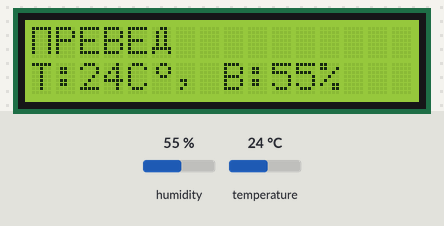
Bench run of a sketch on a simulated Arduino Uno, built with avr-gcc and run on an emulated ATmega328P. On the bench: 16×2 character LCD. The inputs (shaded band) are chosen by the test bench; at power-on: humidity 55 %, temperature 24 °C.

Above: at 1.2 s.
1.3 s: humidity set to 22 %
At 3.4 s:
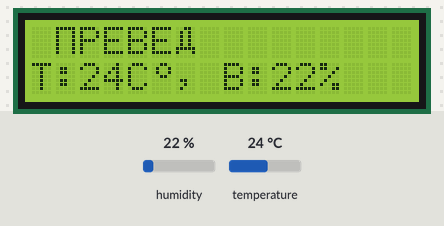
5.7 s: temperature set to 12 °C
At 7.3 s:
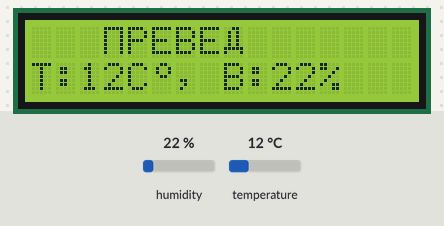
9.8 s: humidity set to 40 %
At 11.3 s:
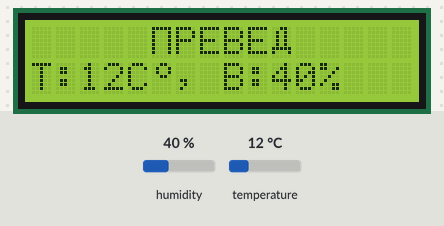
13.9 s: temperature set to 19 °C
At 15.4 s:
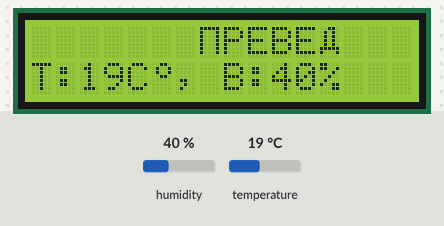
Timing chart, 0 to 16.9 s (numbered marks = the images above; inputs shaded):
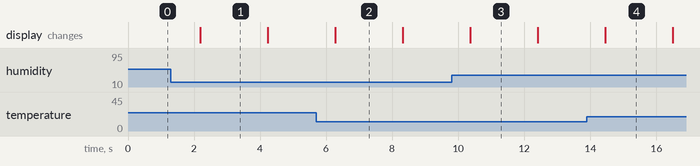

The sketch:

lcdtemp.ino
```cpp
#include <Wire.h>
#include <LiquidCrystal_I2C.h>
#include <DHT.h>

#define DHTPIN 2
#define DHTTYPE DHT11
DHT dht(DHTPIN, DHTTYPE);

uint8_t char_P[8] = {0x1F,0x11,0x11,0x11,0x11,0x11,0x11};
uint8_t char_D[8] = {0x06,0x0A,0x0A,0x0A,0x0A,0x1F,0x11};
uint8_t char_GRD[8] = {0x06,0x09,0x09,0x06,0x0,0x0,0x0};
LiquidCrystal_I2C    lcd(0x27, 16, 2);

void setup()
{
  dht.begin();

  lcd.init();
  lcd.backlight();
  lcd.clear();

  lcd.createChar(0, char_P);
  lcd.createChar(1, char_D);
  lcd.createChar(2, char_GRD);
  lcd.home();
}

void loop()
{
  for(int i = 0; i <= 9; i++)
  {
    lcd.clear();
    lcd.setCursor(i,0);
    lcd.write(0);
    lcd.print("PEBE");
    lcd.write(1);

    int h = dht.readHumidity();
    int t = dht.readTemperature();
    if (!isnan(h) || !isnan(t)) {
      lcd.setCursor(0,1);
      lcd.print("T:");
      lcd.print(t);
      lcd.print("C");
      lcd.write(2);
      lcd.print(", B:");
      lcd.print(h);
      lcd.print("%");
    }
    delay(2000);
  }
  for(int i = 10; i > 0; i--)
  {
    lcd.clear();
    lcd.setCursor(i,0);
    lcd.write(0);
    lcd.print("PEBE");
    lcd.write(1);

    int h = dht.readHumidity();
    int t = dht.readTemperature();
    if (!isnan(h) || !isnan(t)) {
      lcd.setCursor(0,1);
      lcd.print("T:");
      lcd.print(t);
      lcd.print("C");
      lcd.write(2);
      lcd.print(", B:");
      lcd.print(h);
      lcd.print("%");
    }
    delay(2000);
  }
}
```

Measured:
- what the display in image 1 shows lasts 2.0 s, from 2.2 s to 4.2 s
